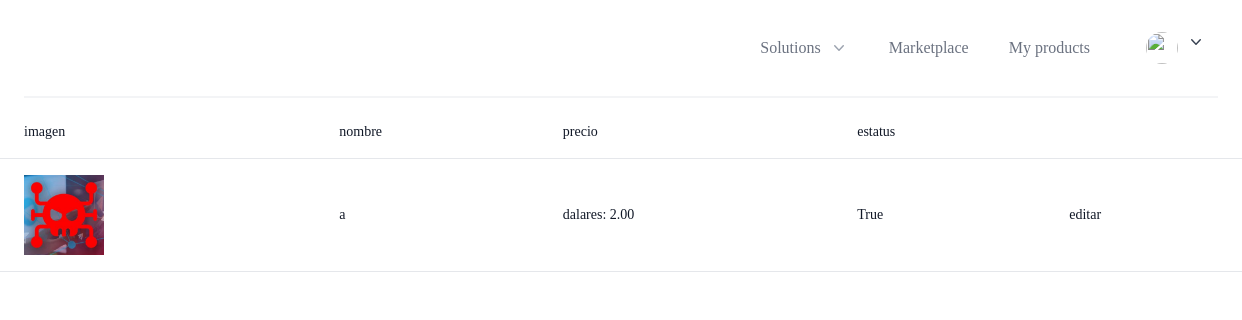
/productos/ (signed in), run on the app's committed database.
### marketplace/models.py (models this page shows, shortened)
class Product(models.Model):      #esto kiere decir que si elminamos el usuario se borran todos sus productos que a creado el usuario eso hace cascade osea borra todo lo que hace el usuario
    user = models.ForeignKey(User,on_delete=models.CASCADE,related_name='products')
    name = models.CharField(max_length=100)
    descripcion = models.TextField()
    imagen = models.ImageField(blank=True,null = True,upload_to = diretorio_de_imagenes )
    slug = models.SlugField(unique=True)
    content_url = models.URLField(blank=True,null=True)
    cantent_file = models.FileField(blank=True,null=True)
    active = models.BooleanField(default=False)
    precio = models.PositiveIntegerField(default=100) #
    def price_display(self):
        return "{0:.2f}".format(self.precio/100)

### core/views.py (the view)
# urls.py: path('productos/',userproductos.as_view(),name='productos'),
class userproductos(View):
    def get(self,request,*args, **kwargs):
        lista = Product.objects.filter(user =self.request.user)
        con={
          'lista':lista
        }
        return render(request,'pages/productos/user_productos.html',con)

### templates/pages/productos/user_productos.html (shortened to what this page needs)
{% extends 'base.html' %}
{% load static %}
    {% block navbar %}
    {% include 'components/navbar.html' %}
    {% endblock navbar %}
    {% block content %}
    <div class="flex flex-col">
        <div class="overflow-x-auto sm:-mx-6 lg:-mx-8">
          <div class="py-2 inline-block min-w-full sm:px-6 lg:px-8">
            <div class="overflow-hidden">
              <table class="min-w-full">
                <thead class="border-b">
                  <tr>
                    <th scope="col" class="text-sm font-medium text-gray-900 px-6 py-4 text-left">
                      imagen
                    </th>
                    <th scope="col" class="text-sm font-medium text-gray-900 px-6 py-4 text-left">
                      nombre
                    </th>
                    <th scope="col" class="text-sm font-medium text-gray-900 px-6 py-4 text-left">
                      precio
                    </th>
                    <th scope="col" class="text-sm font-medium text-gray-900 px-6 py-4 text-left">
                      estatus
                    </th>
                  </tr>
                </thead>
                <tbody>
                    {% for i in lista  %}
                    <tr class="border-b">
                        <td class="px-6 py-4 whitespace-nowrap text-sm font-medium text-gray-900">
                          {% if i.imagen %}
                          <div class="flex-shrink-0">
                            <a href="{% url 'detalle' i.slug  %}">
                              <img class="h-20 w-20 object-cover" src="{{i.imagen.url}}" alt="">
                            </a>
                            </div>
                          {% endif %}
                      </td>
                        <td class="text-sm text-gray-900 font-light px-6 py-4 whitespace-nowrap">
                          {{i.name}}
                        </td>
                        <td class="text-sm text-gray-900 font-light px-6 py-4 whitespace-nowrap">
                          dalares: {{i.price_display}}
                        </td>
                        <td class="text-sm text-gray-900 font-light px-6 py-4 whitespace-nowrap">
                          {{i.active}}
                        </td>
                        <td class="text-sm text-gray-900 font-light px-6 py-4 whitespace-nowrap">
                            <a href="{% url 'editar' i.slug %}">editar</a>
                          </td>
                      </tr>
                    {% endfor %}
                </tbody>
              </table>
            </div>
          </div>
        </div>
      </div>
    {% endblock content %}

### data on the page
Product: imagen (picture), name "a", price_display "2.00", active "True"
